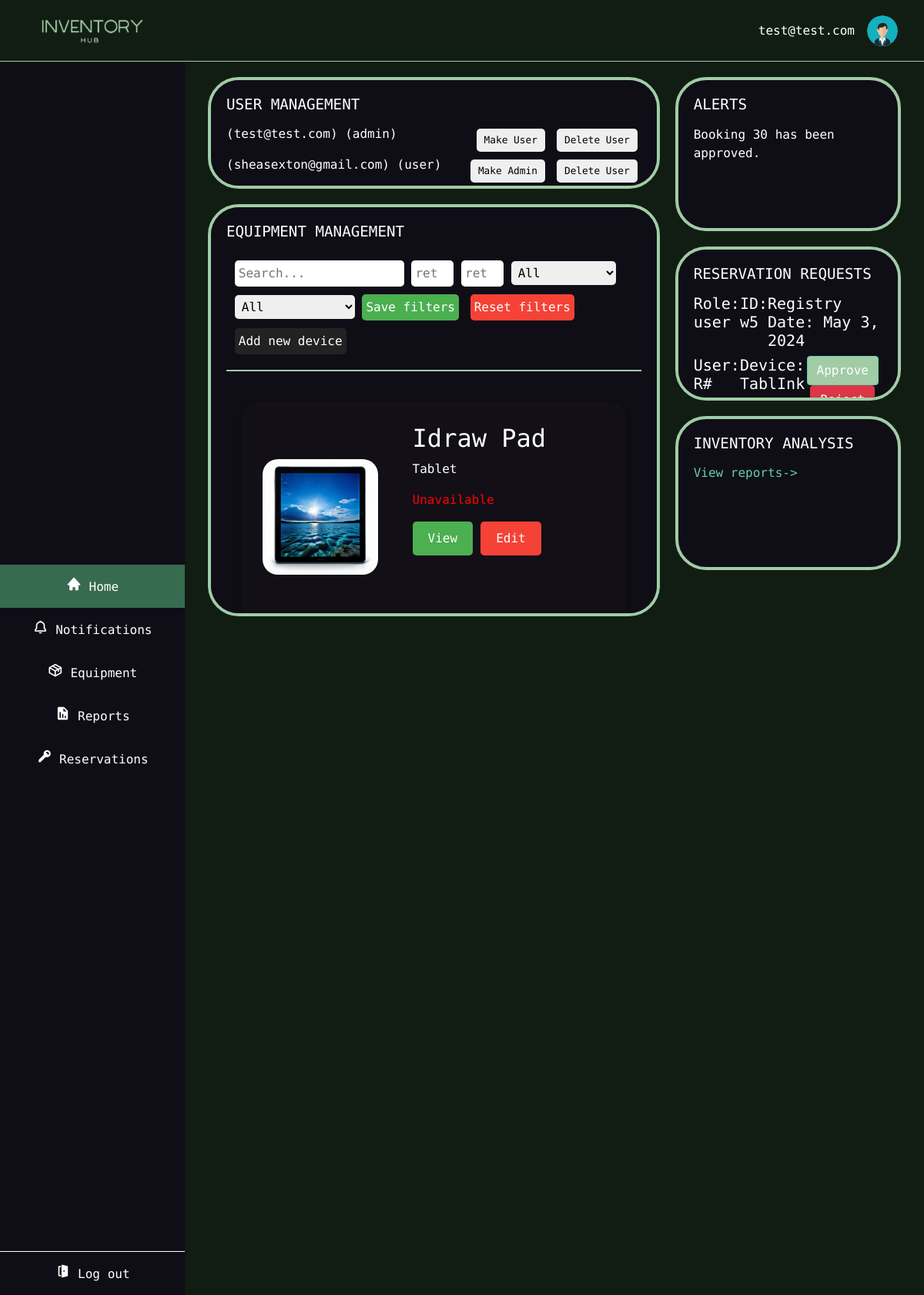
The app's page /admin_home/?page=2 (signed in) with its own data.
### InventoryManagement/models.py (models this page shows, shortened)
class CustomUser(AbstractUser):
    username = models.CharField(max_length=255, unique=True, blank=False)
    USERNAME_FIELD = 'email'
    REQUIRED_FIELDS = ['username', 'first_name', 'last_name']
    email = models.EmailField(unique=True)
    phone = models.CharField(max_length=20)
    role = models.ForeignKey(Role, on_delete=models.SET(get_user_role), default=get_user_role)
    objects = CustomUserManager()

class Role(models.Model):
    ROLE_CHOICES = (
        ('user', 'User'),
        ('admin', 'Admin'),
    )
    role_name = models.CharField(max_length=50, choices=ROLE_CHOICES)
    role_desc = models.CharField(max_length=200, null=True, blank=True)
    def __str__(self):
        return self.role_name

class Device(models.Model):
    device_name = models.CharField(max_length=100)
    device_type = models.CharField(max_length=50)
    device_desc = models.CharField(max_length=200, null=True, blank=True)
    device_status = models.BooleanField(default=False)  # Changed from CharField to BooleanField
    location = models.ForeignKey(Location, on_delete=models.CASCADE)
    config = models.ForeignKey('DeviceConfig', on_delete=models.CASCADE, null=False, blank=False)
    return_day = models.IntegerField(default=0)

class UserNotification(models.Model):
    user = models.ForeignKey(CustomUser, on_delete=models.CASCADE)
    message =  models.CharField(max_length=65535)
    created = models.DateTimeField(auto_now_add=True)

class Booking(models.Model):
    device = models.ForeignKey(Device, on_delete=models.CASCADE)
    user = models.ForeignKey(settings.AUTH_USER_MODEL, on_delete=models.CASCADE)
    booking_req_date = models.DateField()
    booking_status = models.CharField(max_length=50)
    status_change_date = models.DateTimeField(auto_now_add=True)
    collected_status = models.BooleanField(default=False)
    collected_date = models.DateTimeField(null=True, blank=True)
    device_exp_ret_date = models.DateField()
    device_act_ret_date = models.DateField(null=True, blank=True)

### InventoryManagement/views.py (the view)
# urls.py: path('admin_home/', views.admin_home, name='admin_home'),
@login_required
def admin_home(request):
    devices, search = _search(request)
    users = CustomUser.objects.all()
    bookings = Booking.objects.filter(booking_status="requested")
    user = request.user
    try:
        notifications = UserNotification.objects.filter(user=request.user).order_by("-created")
    except:
        notifications = list()
    context = {
        "devices": devices,
        "search": search or "",
        'users': users,
        'bookings': bookings,
        "notifications": notifications,
        "user": user
    }
    return render(request, 'admin_home.html', context)

### InventoryManagement/templates/admin_home.html (shortened to what this page needs)
{% extends "base.html" %}
{% load static %}
{% block styles %}
    <link rel="stylesheet" href="{% static 'css/A-dashboard.css' %}">
    <link rel="stylesheet" href="{% static 'css/equipment.css' %}">
{% endblock %}
{% block content %}
    <div class="dashboard-container">
        <div class="dashboard-column">
            <div class="dashboard-section" id="user-management">
                <h3>User Management</h3>
                {% for user in users %}
                    <div class="user-row">
                        <p class="user-info">({{ user.email }}) ({{ user.role }})</p>
                        {% if user.role.role_name == 'admin' %}
                            <form class="user-action" method="post" action="{% url 'make_user' user.id %}">
                                <button type="submit">Make User</button>
                            </form>
                        {% else %}
                            <form class="user-action" method="post" action="{% url 'make_admin' user.id %}">
                                <button type="submit">Make Admin</button>
                            </form>
                        {% endif %}
                        <form class="user-action" method="post" action="{% url 'delete_user' user.id %}">
                            <button type="submit">Delete User</button>
                        </form>
                    </div>
                {% endfor %}
            </div>
            <div class="dashboard-section" id="equipment-management">
                <h3>Equipment Management</h3>
                {% include 'equipmentSearch_plugin.html' %}
            </div>
        </div>
        <div class="dashboard-column">
            <div class="dashboard-section" id="alerts">
                <h3>Alerts</h3>
                    {% with notifications|first as latest_notification %}
                        {% if latest_notification %}
                            <div class="mt2">
                                {{ latest_notification.message }}
                            </div>
                        {% else %}
                            <div class="mt2">
                                No new notifications.
                            </div>
                        {% endif %}
                    {% endwith %}
            </div>
            <div class="dashboard-section" id="reservation-requests">
                <h3>Reservation Requests</h3>
                {% include "admin_dash_reservations.html" %}
            </div>
            <div class="dashboard-section" id="inventory-analysis">
                <h3>Inventory Analysis</h3>
                 <a href={% url 'reports' %} class="report-link">View reports-></a>
            </div>
        </div>
    </div>
{% endblock %}

### InventoryManagement/templates/base.html (shortened to what this page needs)
<!DOCTYPE html>
<html lang="en">
<head>
    {% load static %}
    <link href="https://stackpath.bootstrapcdn.com/bootstrap/4.3.1/css/bootstrap.min.css" rel="stylesheet">
    <link href="/static/css/boxicons.min.css" rel="stylesheet">
    <link href="/static/css/basscss.css" rel="stylesheet">
    {% load django_bootstrap5 %}
    <link rel="stylesheet" href="{% static 'css/base.css' %}">
    {% block styles %}
        {% endblock %}
</head>
<body>
    <div class="top-bar">
        <div class="logo">
            <img src="{% static 'images/inventory.png' %}" alt="Logo" style="height: 40px;">
        </div>
            <div class="profile-info">
                {% block user_name %}
                    <p>{{ user.email }}</p>
                {% endblock user_name %}
                <img class="ml-3" src="{% static "images/avatar2.svg" %}" alt="Profile">
            </div>
        </div>
    <div class="sidebar">
        {% if user.role.role_name == 'admin' %}
        <a href="{% url 'admin_home' %}" class="{% if request.path == '/admin_home/' %}sel{% endif %}">
            <i class='bx bxs-home'></i>
            Home
        </a>
        {% elif user.role.role_name == "user" %}
        <a href="{% url 'user_home' %}"
        class="{% if request.path == '/user_home/' %}sel{% endif %}"
        >
            <i class='bx bxs-home'></i>
            Home</a>
        {% endif %}
        <a href="{% url 'notifications' %}" class="{% if request.path == '/notifications/' %}sel{% endif %}">
            <i class='bx bx-bell' ></i>
            Notifications</a>
        <a href="{% url 'equipment' %}" class="{% if request.path == '/equipment/' or '/device/' in request.path %}sel{% endif %}"">
            <i class='bx bx-package'  ></i>
            Equipment</a>
        {% if user.role.role_name == 'admin' %}
        <a href="{% url 'reports' %}" class="{% if request.path == '/reports/' %}sel{% endif %}">
            <i class='bx bxs-report' ></i>
            Reports</a>
        {% endif %}
        {% if user.role.role_name == 'admin' %}
        <a href="{% url 'reservations' %}" class="{% if request.path == '/reservations/' %}sel{% endif %}">
            <i class='bx bxs-key' ></i>
            Reservations</a>
        {% elif user.role.role_name == "user" %}
        <a href="{% url 'requests' %}">
            <i class='bx bxs-ship'></i>
            Requests</a>
        {% endif %}
        <div class="logout">
            <a href="/logout">
                <i class='bx bxs-door-open' ></i>
                Log out</a>
        </div>
    </div>
    {% block content %}
    {% endblock content %}
</body>
</html>

### InventoryManagement/templates/search.html
{% for device in devices %}
{% load static %}
            <div class="product-item">
                <img src="{% static 'images/'|add:device.device_type.lower|add:'.png'  %}" alt="{{ device.device_type }}">
            <div class="product-info">
                <h2>{{ device.device_name }}</h2>
                <p> {{ device.device_type }}</p>
                <p class="{% if device.device_status %}available{% else %}unavailable{% endif %}">
                    {% if device.device_status %}Available{% else %}Unavailable{% endif %}</p>
                <div class="actions">
                    {% if device.config%}
                    <a href="{% url 'device_view' device.config.device_serial %}"><button class="view-btn">View</button></a>
                    {% endif %}
                    {% if user.role.role_name == "admin" %}
                    <a href="{% url 'edit_device' device.config.device_serial %}"><button class="edit-btn">Edit</button></a>
                    {% endif %}
                </div>
            </div>
            </div>
{% endfor %}

### InventoryManagement/templates/admin_dash_reservations.html (shortened to what this page needs)
{% load static %}
  <div class="rsv-root">
    {% for booking in bookings %}
    <div class="rsv-block">
      <div class="rsv-inner flex">
        <h5>
          Role: {{ booking.user.role }}
        </h5>
        <h5 class="ml-auto">
          ID: w{{ booking.user.id }}
        </h5>
        <h5 class="ml-auto">
          Registry Date: {{ booking.booking_req_date }}
        </h5>
      </div>
      <div class="rsv-body flex">
        <h5>
          User: R#{{ booking.user.user.id }}
        </h5>
        <h5 class="ml-auto">
          Device: {{ booking.device.device_name }}
        </h5>
             <div class="my-auto ml-auto">
          <form method="post" action="{% url 'approve_booking' booking.id %}">
            <button type="submit" class="btn btn-primary">Approve</button>
          </form>
          <form method="post" action="{% url 'reject_booking' booking.id %}">
            <button type="submit" class="btn btn-danger">Reject</button>
          </form>
        </div>
      </div>
    </div>
    {% endfor %}
  </div>

### static/css/basscss.css (style rules this page uses)
.mt2 { margin-top:1rem }
.ml-auto { margin-left:auto }
.flex { display:-webkit-box;display:-webkit-flex;display:-ms-flexbox;display:flex }

### static/css/base.css (style rules this page uses)
body, html { margin: 0; font-family: "Source Code Pro", monospace; font-optical-sizing: auto; font-weight: 300; font-style: normal; background-color: rgb(17, 29, 19); height: 100%; }
.logo { width: 20%; align-items: center; text-align: center; }
.top-bar { background-color: rgb(17, 29, 19); box-shadow: 0 2px 4px rgba(0,0,0,0.1); display: flex; justify-content: space-between; align-items: center; padding: 1.5% 0%; position: fixed; width: 100%; top: 0; z-index: 1001; box-sizing: border-box; margin: auto; border-bottom: 1px solid rgb(161, 204, 165); height: 80px; }
.profile-info { display: flex; align-items: center; padding: 0 2%; }
.profile-info img { width: 40px; height: 40px; border-radius: 50%; margin-right: 10px; }
.profile-info p { margin: 0; font-size: 16px; color: white }
.sidebar { width: 20%; background-color: #0F0E17; color: white; position: fixed; top: 1.7cm; left: 0; bottom: 0; overflow-y: auto; display: flex; flex-direction: column; justify-content: center; z-index: 1000; box-shadow: 2px 0 5px rgba(0, 0, 0, 0.1); }
.sidebar a { padding: 15px 20px; text-decoration: none; font-size: 1rem; color: white; display: block; transition: background-color 0.3s; text-align: center; }
.sidebar a.sel { background-color: #366b50; //background-color: #111d13; }
.logout { position: absolute; bottom: 0; width: 100%; text-align: center; border-top: 1px solid #fff; }
.unavailable { color: red; }
button { border: none; border-radius: 5px; padding: 10px 15px; cursor: pointer; margin-right: 5px; }
.bx { font-size: 20px; }

### static/css/A-dashboard.css (style rules this page uses)
.dashboard-section { background-color: #0F0E17; border-radius: 40px; border-color: #A1CCA5; border-width: 4px; border-style: solid; padding: 20px; margin-bottom: 20px; box-sizing: border-box; width: 100%; height: 200px; overflow: auto; }
.dashboard-section h3 { color: #fff; margin-bottom: 15px; text-transform: uppercase; font-size: 1.2em; }
.dashboard-container { width: 75%; height: 90%; // margin: 8% 0 0 22.5%; margin-left: 22.5%; margin-top: 100px; color: #fff; display: flex; justify-content: space-between; gap: 20px; }
.dashboard-column { display: flex; flex-direction: column; }
#equipment-management { height: auto; }
.dashboard-column:first-child { flex: 2; }
.dashboard-column:last-child { flex: 1; }
.dashboard-column:first-child .dashboard-section:nth-child(2) { height: 380px; }
.user-row { display: flex; align-items: center; }
.user-info { margin-right: auto; }
.user-action { margin-left: 10px; }
.user-action button { padding: 5px 10px; font-size: 0.8em; }
#user-management { height: 300px; overflow: auto; }
#equipment-management { overflow: auto; }
.report-link { color: mediumaquamarine; margin-top: 20px; transition: color 0.3s; }

### static/css/equipment.css (style rules this page uses)
.view-btn, .savebtn { background-color: #4CAF50; color: white; }
.edit-btn, .resetbtn { background-color: #f44336; color: white; }
.product-item { background-color: rgb(18, 15, 23); display: flex; border-bottom: 2px solid rgb(161, 204, 165); width: 1rem; border-radius: 20px; box-shadow: 0 4px 8px 0 #0003; cursor: pointer; flex: 1 1 400px; gap: 5px; margin: 20px; padding: 8px; height: 300px; box-sizing: border-box; }
.product-item img { max-width: 40%; max-height: 150px; margin: auto 4%; object-fit: cover; border-radius: 20px; }
.product-info { padding: 20px; display: flex; flex-direction: column; justify-content: center; text-align: left; margin: 0 auto auto 0; }
.product-info h2 { text-align: left; }
.actions { display: flex; justify-content: flex-start; }
.actions button { margin-right: 10px; padding: 10px 20px; border: none; border-radius: 5px; cursor: pointer; }
button { transition: background-color 0.3s ease; }
.unavailable { color: red; }
form { text-align: center; }
.btn-primary { background-color: rgb(161, 204, 165); border-color: mediumaquamarine; }

### records on screen
CustomUser: email "test@test.com", role "admin", shows "Make User"
CustomUser: email "sheasexton@gmail.com", role "user", shows "Make Admin"
Device: device_name "Idraw Pad", device_type "Tablet", device_status "Unavailable", shows "View"
UserNotification: message "Booking 30 has been approved."
Booking: user.role "user", user.id "5", booking_req_date "May 3, 2024", device.device_name "TablInk"
